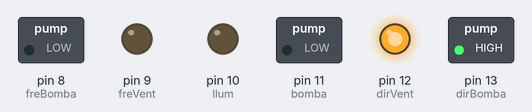
The sketch below on a simulated Arduino Uno, built with avr-gcc and run on an emulated ATmega328P. Shown: switched loads named in the sketch (green lamp = pin HIGH), output pins drawn as LEDs (lit = HIGH).

Above: at 0.05 s.
At 9.95 s:
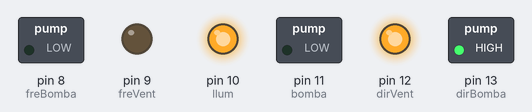
At 19.95 s:
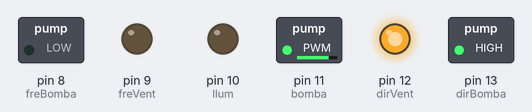
Timing chart, 0 to 26.0 s (numbered marks = the images above):
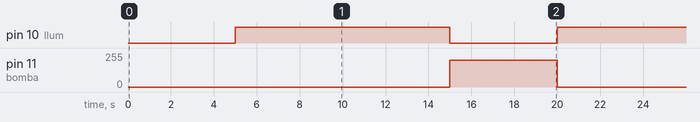

The sketch:

PROGRAMA.ino
```cpp
//periodes encesa/apagada llums
int tOFFllum=5000;//5s
int tONllum=10000;//10s
//periodes encesa/apagada ventiladors
int tOFFvent=10000;//10s
int tONvent=5000;//5s
//temps amb la bomba encesa
int tONbomba=5000;//5s
//pins dels elements
int llum=10;//pin de la llum
int bomba=11;//pin de la bomba (PWM B)
int dirBomba=13;
int freBomba=8;
int vent=3;//pin del ventilador (PWM A)
int dirVent=12;
int freVent=9;
int soil=A5;//pin del sensor d'humitat del terra
int indMes=7;//pin del led que indica que el sensor de terra està prenent una mesura
//potències dels elements
int POTllum=256;//el màxim
int POTbomba=256;//PROVAR DIFERENTS VALORS
int POTvent=256;//PROVAR DIFERENTS VALORS
//estats del sistema
boolean fosc=true;//estat del LED
boolean ventilant=false;//estat del ventilador
boolean regant=false;//estat de la bomba
boolean regatRecentment=false;
boolean indicadorMesura=false;
//contadors de temps entre esdeveniments
unsigned long previLlum=0;
unsigned long previReg=0;//temps que ha passat des de l'últim cop que s'ha activat la bomba
unsigned long previVent=0;
unsigned long previMes=0;

int tempsEntreRegs=15000;//15 segons entre regs(provisional)
int tempsCheck=10000;//temps a tornar a comprovar la humitat (freqüència) un cop
                     //ja ha passat prou temps des de l'última regada

void setup() {
  // put your setup code here, to run once:
  pinMode(llum,OUTPUT);
  pinMode(freBomba,OUTPUT);       //Channel B Brake Pin Initialize
  pinMode(dirBomba,OUTPUT);      //Channel B Direction Pin Initialize
  pinMode(freVent,OUTPUT);
  pinMode(dirVent,OUTPUT);
  digitalWrite(dirBomba,HIGH);
  digitalWrite(dirVent,HIGH);
  digitalWrite(freBomba,LOW);
  digitalWrite(freVent,LOW);
  pinMode(soil,INPUT);
  pinMode(indMes, INPUT);
}

void loop() {
//per encendre/apagar els llums
  if ((millis()-previLlum) >= tOFFllum && fosc) {
    digitalWrite(llum,HIGH);
    fosc = false;
    previLlum=millis();
  }
  else if ((millis()-previLlum) >= tONllum && (!fosc)) {
    digitalWrite(llum,LOW);
    fosc = true;
    previLlum=millis();
  }
//per encendre/apagar el ventilador
  if ((millis()-previVent) >= tOFFvent && !ventilant) {
    digitalWrite(vent,HIGH);
    //analogWrite(vent,POTvent);
    ventilant = true;
    previVent=millis();
  }
  else if ((millis()-previVent) >= tONvent && ventilant) {
    digitalWrite(vent,LOW);
    ventilant = false;
    previVent=millis();
  }
//per activar la bomba
//si fa prou temps des de l'última regada --> mesurar la humitat:
  if ((millis()-previReg) >= tempsEntreRegs){
    if ((millis()-previMes) >= 10000){
      //mesura
      //(indicar que s'ha fet una mesura durant uns 5 segons-->+codi fora d'aquests ifs)
      indicadorMesura = true;
      digitalWrite(indMes,HIGH);
      //si no està prou humit --> regar
        analogWrite(bomba, 200);
        regant=true;
        previReg=millis();
        previMes=millis();
      //si està prou humit
        previMes=millis();
    }
  }
  else if ((millis()-previReg) >= tONbomba && regant) {
    digitalWrite(bomba,LOW);
    regant = false;
    previReg=millis();
  }
//inidicador mesura:
  if (millis()- previMes >= 3000 && indicadorMesura){
    digitalWrite(indMes,LOW);
  }
}
```

Measured:
- by itself, pin 10 (llum): alternates HIGH for 10.0 s and LOW for 5.0 s
- by itself, pin 11 (bomba): alternates 200/255 for 5.0 s and 0/255 for 15.0 s
